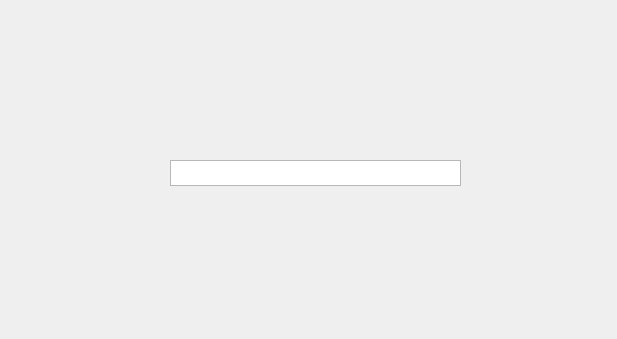
<?xml version="1.0" encoding="UTF-8"?>
<ui version="4.0">
 <class>Navegador</class>
 <widget class="QDialog" name="Navegador">
  <property name="geometry">
   <rect>
    <x>0</x>
    <y>0</y>
    <width>617</width>
    <height>339</height>
   </rect>
  </property>
  <property name="windowTitle">
   <string>Navegador</string>
  </property>
  <widget class="QLabel" name="navegador">
   <property name="geometry">
    <rect>
     <x>0</x>
     <y>0</y>
     <width>621</width>
     <height>341</height>
    </rect>
   </property>
   <property name="styleSheet">
    <string notr="true"/>
   </property>
   <property name="text">
    <string/>
   </property>
   <property name="pixmap">
    <pixmap resource="rscimg.qrc">:/img/navegador.png</pixmap>
   </property>
   <property name="scaledContents">
    <bool>true</bool>
   </property>
  </widget>
  <widget class="QTextEdit" name="textEdit">
   <property name="geometry">
    <rect>
     <x>170</x>
     <y>160</y>
     <width>291</width>
     <height>26</height>
    </rect>
   </property>
   <property name="styleSheet">
    <string notr="true"/>
   </property>
  </widget>
 </widget>
 <resources>
  <include location="rscimg.qrc"/>
 </resources>
 <connections/>
</ui>
